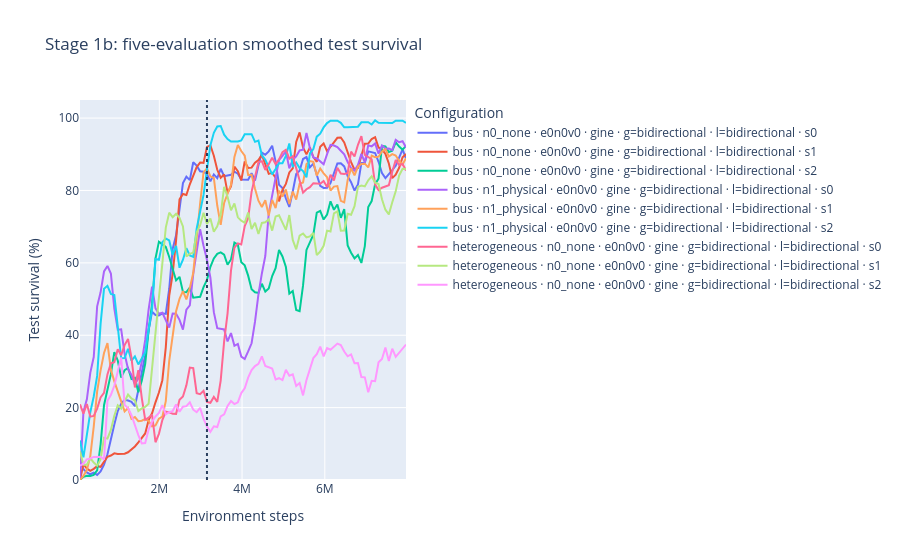

Source (notebook cell):
### Markdown cell above
## Stage-specific learning curves

Change `STAGE_TO_PLOT` to inspect one stage without an unreadable
all-run legend.

### Code cell
STAGE_TO_PLOT = "Stage 1b"


def plot_stage_curves(stage):
    frame = survival_long[survival_long["stage"] == stage].copy()
    if frame.empty:
        print(f"No downloaded survival history for {stage}.")
        return None
    figure = px.line(
        frame,
        x="step",
        y="smoothed_survival_pct",
        color="run_label",
        hover_data=[
            "run_name",
            "graph_type",
            "normalization",
            "structure",
            "generator_direction",
            "load_direction",
        ],
        title=f"{stage}: five-evaluation smoothed test survival",
        labels={
            "step": "Environment steps",
            "smoothed_survival_pct": "Test survival (%)",
            "run_label": "Configuration",
        },
    )
    figure.update_yaxes(range=[0, 105])
    figure.add_vline(x=comparison_budget, line_dash="dot")
    return figure


stage_figure = plot_stage_curves(STAGE_TO_PLOT)
if stage_figure is not None:
    stage_figure.show()
